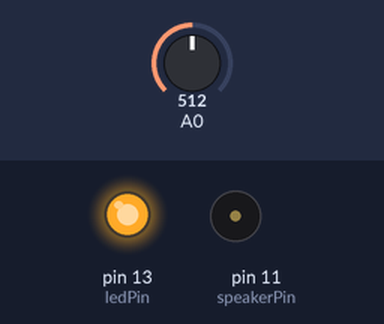
A sketch run on a simulated Arduino Uno, built with avr-gcc and run on an emulated ATmega328P. On the bench: output pins drawn as LEDs (lit = HIGH), buzzer (waves = sounding). Inputs (shaded band) come from the test bench; at power-on: A0 = 512. What the sketch prints to the serial monitor is not drawn.

Above: at 1.2 s.
1.3 s: A0 set to 83
2.8 s: A0 set to 73
At 3.3 s:
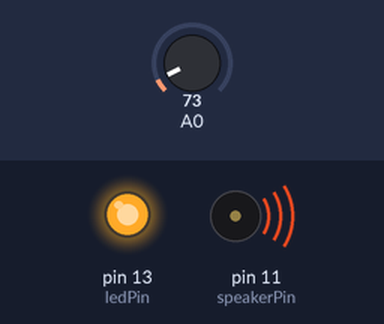
Timing chart, 0 to 5.8 s (numbered marks = the images above; inputs shaded):
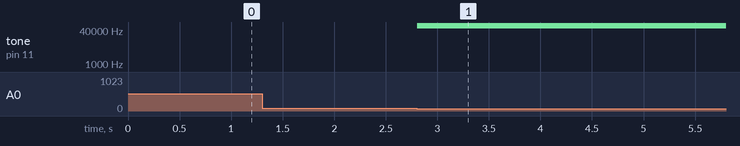

The sketch:

Sampler.ino
```cpp
/*
 * speaker_pcm
 *
 * Plays 8-bit PCM audio on pin 11 using pulse-width modulation (PWM).
 * For Arduino with Atmega168 at 16 MHz.
 *
 * Uses two timers. The first changes the sample value 8000 times a second.
 * The second holds pin 11 high for 0-255 ticks out of a 256-tick cycle,
 * depending on sample value. The second timer repeats 62500 times per second
 * (16000000 / 256), much faster than the playback rate (8000 Hz), so
 * it almost sounds halfway decent, just really quiet on a PC speaker.
 *
 * Takes over Timer 1 (16-bit) for the 8000 Hz timer. This breaks PWM
 * (analogWrite()) for Arduino pins 9 and 10. Takes Timer 2 (8-bit)
 * for the pulse width modulation, breaking PWM for pins 11 & 3.
 *
 * References:
 *     http://www.uchobby.com/index.php/2007/11/11/arduino-sound-part-1/
 *     http://www.atmel.com/dyn/resources/prod_documents/doc2542.pdf
 *     http://www.evilmadscientist.com/article.php/avrdac
 *     http://gonium.net/md/2006/12/27/i-will-think-before-i-code/
 *     http://fly.cc.fer.hr/GDM/articles/sndmus/speaker2.html
 *     http://www.gamedev.net/reference/articles/article442.asp
 *
 * Michael Smith <michael@hurts.ca>
 */

#include <stdint.h>
#include <avr/interrupt.h>
#include <avr/io.h>
#include <avr/pgmspace.h>

//#define SAMPLE_RATE 8000

/*
 * The audio data needs to be unsigned, 8-bit, 8000 Hz, and small enough
 * to fit in flash. 10000-13000 samples is about the limit.
 *
 * sounddata.h should look like this:
 *     const int sounddata_length=10000;
 *     const unsigned char sounddata_data[] PROGMEM = { ..... };
 *
 * You can use wav2c from GBA CSS:
 *     http://thieumsweb.free.fr/english/gbacss.html
 * Then add "PROGMEM" in the right place. I hacked it up to dump the samples
 * as unsigned rather than signed, but it shouldn't matter.
 *
 * http://musicthing.blogspot.com/2005/05/tiny-music-makers-pt-4-mac-startup.html
 * mplayer -ao pcm macstartup.mp3
 * sox audiodump.wav -v 1.32 -c 1 -r 8000 -u -1 macstartup-8000.wav
 * sox macstartup-8000.wav macstartup-cut.wav trim 0 10000s
 * wav2c macstartup-cut.wav sounddata.h sounddata
 *
 * (starfox) nb. under sox 12.18 (distributed in CentOS 5), i needed to run
 * the following command to convert my wav file to the appropriate format:
 * sox audiodump.wav -c 1 -r 8000 -u -b macstartup-8000.wav
 */

#include "sounddata.h"

const byte ledPin = 13;
const byte speakerPin = 11; // Can be either 3 or 11, two PWM outputs connected to Timer 2
volatile uint16_t sample;
byte lastSample;
int sample_rate = 8000;
int defaultSampleRate = 8000;
int analogVal;
byte readFlag;
int lastVal;
int lastCheck;
const byte checkDelay = 20;

void stopPlayback()
{

      // Disable playback per-sample interrupt.
    TIMSK1 &= ~_BV(OCIE1A);

    // Disable the per-sample timer completely.
    TCCR1B &= ~_BV(CS10);

    // Disable the PWM timer.
    TCCR2B &= ~_BV(CS10);

    digitalWrite(speakerPin, LOW);
}

// This is called at 8000 Hz to load the next sample.
ISR(TIMER1_COMPA_vect) {
    if (sample >= sounddata_length) {
        if (sample == sounddata_length + lastSample) {
            stopPlayback();
        }
        else {
            if(speakerPin==11){
                // Ramp down to zero to reduce the click at the end of playback.
                OCR2A = sounddata_length + lastSample - sample;
            } else {
                OCR2B = sounddata_length + lastSample - sample;
            }
        }
    }
    else {
        if(speakerPin==11){
            OCR2A = pgm_read_byte(&sounddata_data[sample]);
        } else {
            OCR2B = pgm_read_byte(&sounddata_data[sample]);
        }
    }

    ++sample;
}

void startPlayback()
{
    pinMode(speakerPin, OUTPUT);

    // Set up Timer 2 to do pulse width modulation on the speaker
    // pin.

    // Use internal clock (datasheet p.160)
    ASSR &= ~(_BV(EXCLK) | _BV(AS2));

    // Set fast PWM mode  (p.157)
    TCCR2A |= _BV(WGM21) | _BV(WGM20);
    TCCR2B &= ~_BV(WGM22);

    if(speakerPin==11){
        // Do non-inverting PWM on pin OC2A (p.155)
        // On the Arduino this is pin 11.
        TCCR2A = (TCCR2A | _BV(COM2A1)) & ~_BV(COM2A0);
        TCCR2A &= ~(_BV(COM2B1) | _BV(COM2B0));
        // No prescaler (p.158)
        TCCR2B = (TCCR2B & ~(_BV(CS12) | _BV(CS11))) | _BV(CS10);

        // Set initial pulse width to the first sample.
        OCR2A = pgm_read_byte(&sounddata_data[0]);
    } else {
        // Do non-inverting PWM on pin OC2B (p.155)
        // On the Arduino this is pin 3.
        TCCR2A = (TCCR2A | _BV(COM2B1)) & ~_BV(COM2B0);
        TCCR2A &= ~(_BV(COM2A1) | _BV(COM2A0));
        // No prescaler (p.158)
        TCCR2B = (TCCR2B & ~(_BV(CS12) | _BV(CS11))) | _BV(CS10);

        // Set initial pulse width to the first sample.
        OCR2B = pgm_read_byte(&sounddata_data[0]);
    }


    // Set up Timer 1 to send a sample every interrupt.

    cli();

    // Set CTC mode (Clear Timer on Compare Match) (p.133)
    // Have to set OCR1A *after*, otherwise it gets reset to 0!
    TCCR1B = (TCCR1B & ~_BV(WGM13)) | _BV(WGM12);
    TCCR1A = TCCR1A & ~(_BV(WGM11) | _BV(WGM10));

    // No prescaler (p.134)
    TCCR1B = (TCCR1B & ~(_BV(CS12) | _BV(CS11))) | _BV(CS10);

    // Set the compare register (OCR1A).
    // OCR1A is a 16-bit register, so we have to do this with
    // interrupts disabled to be safe.
    OCR1A = F_CPU / sample_rate;    // 16e6 / 8000 = 2000

    // Enable interrupt when TCNT1 == OCR1A (p.136)
    TIMSK1 |= _BV(OCIE1A);

    lastSample = pgm_read_byte(&sounddata_data[sounddata_length-1]);
    sample = 0;
    sei();
}


void setup()
{
   Serial.begin(9600);
  // clear ADLAR in ADMUX (0x7C) to right-adjust the result
  // ADCL will contain lower 8 bits, ADCH upper 2 (in last two bits)
  /*ADMUX &= B11011111;
  // Set REFS1..0 in ADMUX (0x7C) to change reference voltage to the
  // proper source (01)
  ADMUX |= B01000000;
  // Clear MUX3..0 in ADMUX (0x7C) in preparation for setting the analog
  // input
  ADMUX &= B11110000;
  // Set MUX3..0 in ADMUX (0x7C) to read from AD8 (Internal temp)
  // Do not set above 15! You will overrun other parts of ADMUX. A full
  // list of possible inputs is available in Table 24-4 of the ATMega328
  // datasheet
  ADMUX |= 0;
  // ADMUX |= B00001000; // Binary equivalent

  // Set ADEN in ADCSRA (0x7A) to enable the ADC.
  // Note, this instruction takes 12 ADC clocks to execute
  ADCSRA |= B10000000;
  // Set ADATE in ADCSRA (0x7A) to enable auto-triggering.
  //ADCSRA |= B00100000;
  // Clear ADTS2..0 in ADCSRB (0x7B) to set trigger mode to free running.
  // This means that as soon as an ADC has finished, the next will be
  // immediately started.
  ADCSRB &= B11111000;
  // Set the Prescaler to 128 (16000KHz/128 = 125KHz)
  // Above 200KHz 10-bit results are not reliable.
  ADCSRA |= B00000111;
  // Set ADIE in ADCSRA (0x7A) to enable the ADC interrupt.
  // Without this, the internal interrupt will not trigger.
  ADCSRA |= B00001000;
  // Enable global interrupts
  // AVR macro included in <avr/interrupts.h>, which the Arduino IDE
  // supplies by default.
  sei();
  // Kick off the first ADC
  readFlag = 0;
  // Set ADSC in ADCSRA (0x7A) to start the ADC conversion
  ADCSRA |= B01000000;*/

    pinMode(ledPin, OUTPUT);
    digitalWrite(ledPin, HIGH);
    lastVal = -10;
    //startPlayback();
    lastCheck = -1;
}

void loop()
{
  analogVal = analogRead(A0)/10;
  Serial.println(analogVal);

    readFlag = 0;
    switch(analogVal){
      case 0:
        sample_rate = 8000;
        if(lastVal + 2 < analogVal || lastVal - 2 > analogVal){
          stopPlayback();
          startPlayback();
          lastVal= analogVal;
          lastCheck = millis();
        }
      case 3://38
        sample_rate = 8995;
        if(lastVal + 8 < analogVal || lastVal - 8 > analogVal){
          stopPlayback();
          startPlayback();
          lastVal= analogVal;
          lastCheck = millis();
        }
      case 7://75
        sample_rate = 10100;
        if(lastVal + 8 < analogVal || lastVal - 8 > analogVal){
          stopPlayback();
          startPlayback();
          lastVal= analogVal;
          lastCheck = millis();
        }
      case 11://110
        sample_rate = 10675;
        if(lastVal + 8 < analogVal || lastVal - 8 > analogVal){
          stopPlayback();
          startPlayback();
          lastVal= analogVal;
          lastCheck = millis();
        }
       case 14://143
        sample_rate = 12000;
        if(lastVal + 8 < analogVal || lastVal - 8 > analogVal){
          stopPlayback();
          startPlayback();
          lastVal= analogVal;
          lastCheck = millis();
        }
      case 17://173
        sample_rate = 13450;
        if(lastVal + 8 < analogVal || lastVal - 8 > analogVal){
          stopPlayback();
          startPlayback();
          lastVal= analogVal;
          lastCheck = millis();
        }
       case 20://201
        sample_rate = 14000;
        if(lastVal + 8 < analogVal || lastVal - 8 > analogVal){
          stopPlayback();
          startPlayback();
          lastVal= analogVal;
          lastCheck = millis();
        }
       default:
         if(lastVal + 8 < analogVal || lastVal - 8 > analogVal && millis()-checkDelay > lastCheck){
          stopPlayback();
          lastVal= 102;
        }
  }
}

/*ISR(ADC_vect) {

		readFlag = 1;
		analogVal = ADCL | (ADCH << 8);
		ADMUX = 0x41;
		ADCSRA |= B01000000;


	// Not needed because free-running mode is enabled.
	// Set ADSC in ADCSRA (0x7A) to start another ADC conversion
	// ADCSRA |= B01000000;
}*/
```

Source omitted: sounddata.h (data table, 240449 bytes)

Measured:
- the behaviour switches between 80 and 79 on A0 (found by bisection; images 0 and 1)
- after the input at 2.8 s, tone on pin 11 (speakerPin): silent → 62500 Hz at once
